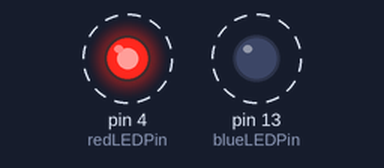
The sketch below on a simulated Arduino Uno, built with avr-gcc and run on an emulated ATmega328P. Shown: output pins drawn as LEDs (lit = HIGH). Dashed ring = blinking. What the sketch prints to the serial monitor is not drawn.

Above: at 0.2 s.
Timing chart, 0 to 3.0 s (numbered marks = the images above):
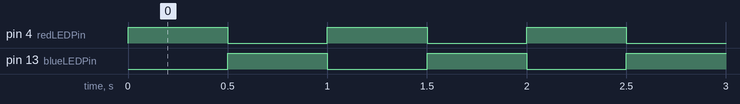

Measured:
- by itself, pin 4 (redLEDPin), pin 13 (blueLEDPin): alternates HIGH for 0.50 s and LOW for 0.50 s

The sketch:

lab_4_blink_odd_even_leds.ino
```cpp
// Define LED pins
const int redLEDPin = 4;   // GPIO 4 for red (odd)
const int blueLEDPin = 13; // GPIO 13 for blue (even)

unsigned long lastSerialPrint = 0;
int number = 1; // Start from 1

void setup()
{
    pinMode(redLEDPin, OUTPUT);
    pinMode(blueLEDPin, OUTPUT);
    Serial.begin(115200); // Start serial communication
}

void loop()
{
    // Blink red LED (odd)
    digitalWrite(redLEDPin, HIGH);
    digitalWrite(blueLEDPin, LOW);
    delay(500);

    // Blink blue LED (even)
    digitalWrite(redLEDPin, LOW);
    digitalWrite(blueLEDPin, HIGH);
    delay(500);

    // Check if 1000ms passed for serial print
    if (millis() - lastSerialPrint >= 1000)
    {
        if (number % 2 == 0)
        {
            Serial.print("Even: ");
        }
        else
        {
            Serial.print("Odd: ");
        }
        Serial.println(number);
        number++;                   // Increment number
        lastSerialPrint = millis(); // Reset timer
    }
}
```
